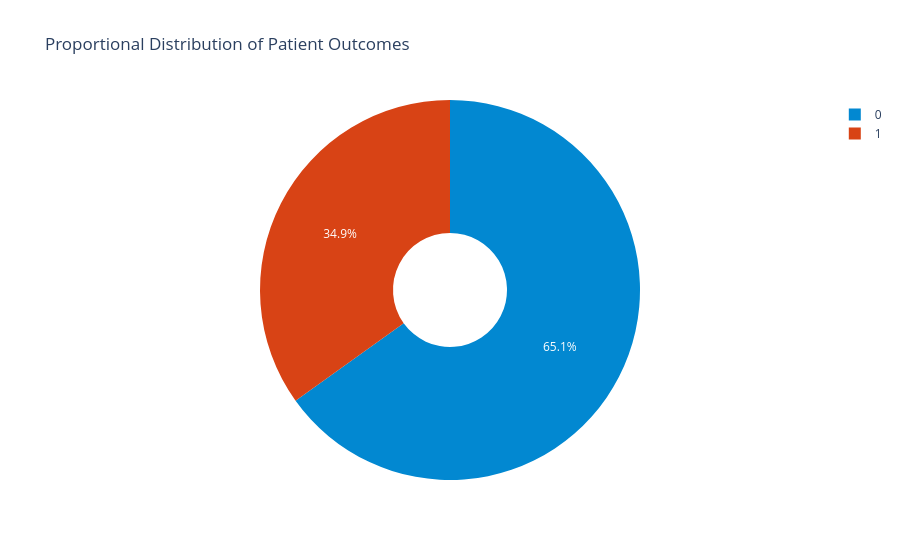

Notebook cell for this chart:
### Markdown cell above
### 5. Pie Chart: Proportions of Patient Outcomes

### Code cell
fig = px.pie(
    df, names='Outcome', 
    title='Proportional Distribution of Patient Outcomes',
    hole=0.3, color='Outcome',
    color_discrete_map={0: '#0288D1', 1: '#D84315'}
)
fig.show()

### Figure 1 — Plotly figure (JSON) as saved in the notebook; plotly's stock layout.template omitted (floating-point values rounded to 4 significant figures; data arrays with more than 128 entries replaced by an {"elided": "..."} marker saying what was removed)
{"data": [{"customdata": {"elided": "768x1 int values"}, "domain": {"x": [0.0, 1.0], "y": [0.0, 1.0]}, "hole": 0.3, "hovertemplate": "Outcome=%{customdata[0]}<extra></extra>", "labels": {"elided": "768 int values"}, "legendgroup": "", "marker": {"colors": {"elided": "768 str values"}}, "name": "", "showlegend": true, "type": "pie"}], "layout": {"legend": {"tracegroupgap": 0}, "title": {"text": "Proportional Distribution of Patient Outcomes"}}}
